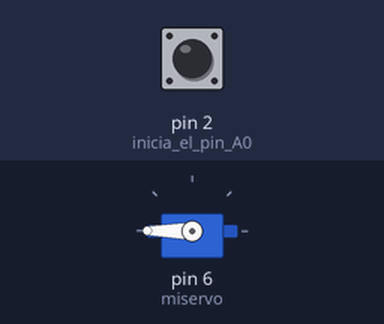
Bench run of a sketch on a simulated Arduino Uno, built with avr-gcc and run on an emulated ATmega328P. On the bench: servo. The inputs (shaded band) are chosen by the test bench; at power-on: pin 2 (inicia_el_pin_A0) HIGH.

Above: at 1.2 s.
1.3 s: pin 2 (inicia_el_pin_A0) pulled LOW for 0.25 s
At 1.5 s:
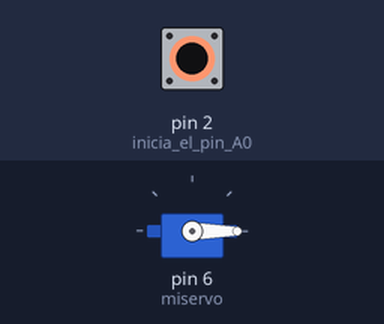
3.1 s: pin 2 (inicia_el_pin_A0) pulled LOW for 3.2 s
At 7.8 s:
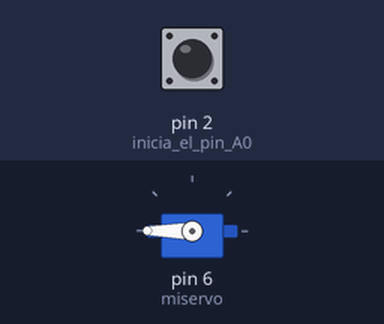
Timing chart, 0 to 9.3 s (numbered marks = the images above; inputs shaded):
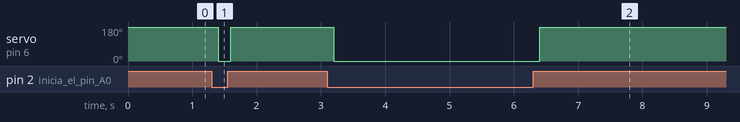

Measured:
- after the input at 1.3 s, servo on pin 6 (miservo): 180° → 0° after 0.10 s, → 180° 0.20 s later
- after the input at 3.1 s, servo on pin 6 (miservo): 180° → 0° after 0.10 s, → 180° 3.2 s later

The sketch:

Tilt_Servo.ino
```cpp
// @author Tomas de Camino Beck
// inventoria.org & funcostarica.org

#include <Servo.h>

Servo miservo;

void setup() {
  // put your setup code here, to run once:
  pinMode(2, INPUT_PULLUP); // inicia el pin A0
  miservo.attach(6);
}

void loop() {
  int tilt = digitalRead(2);
  if (tilt == 0) {
    miservo.write(0);
  } else {
    miservo.write(180);
  }
  delay(200);
}
```
